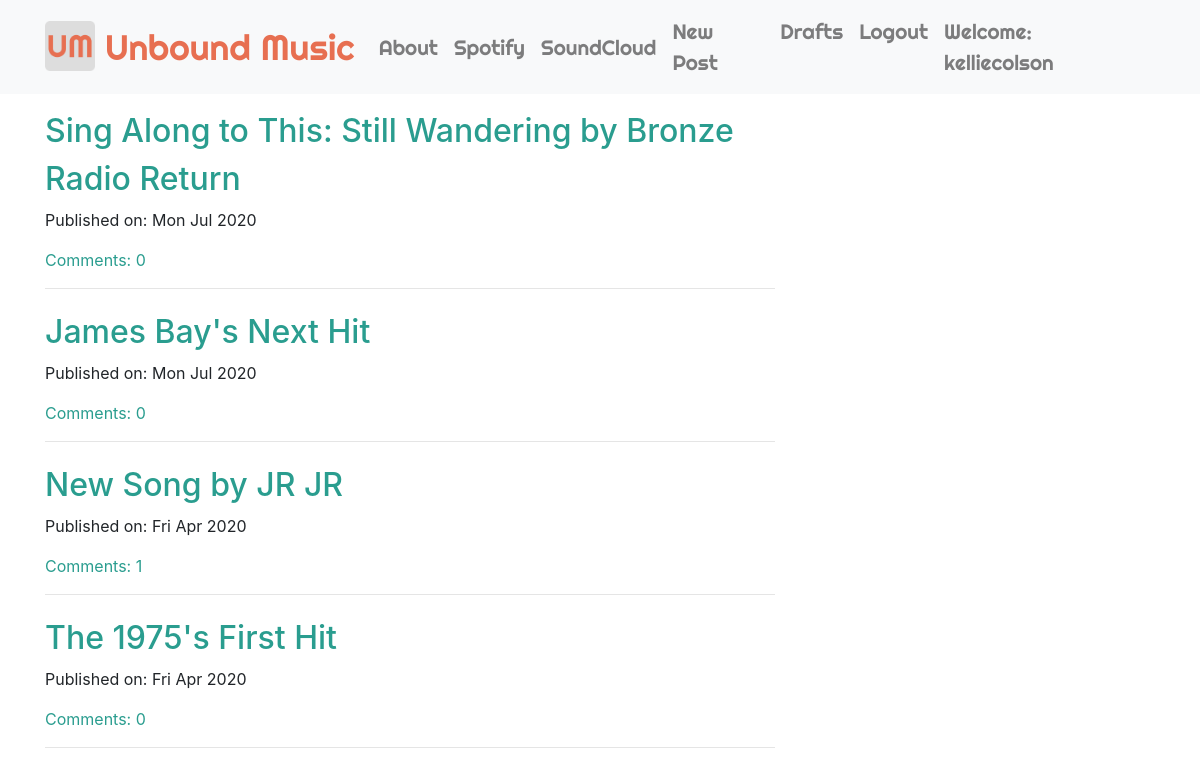
The app's page / (signed in) with its own data.
### blog/models.py (models this page shows, shortened)
class Post(models.Model):
    author = models.ForeignKey('auth.User', on_delete = models.CASCADE)
    title = models.CharField(max_length = 200)
    text = models.TextField()
    created_date = models.DateTimeField(default = timezone.now)
    published_date = models.DateTimeField(blank = True, null = True)
    iFrameURL = models.CharField(max_length = 200, null = True, blank = True)
    def approve_comments(self):
        return self.comments.filter(approved_comment = True)

### blog/views.py (the view)
# urls.py: url(r'^$', views.PostListView.as_view(), name = 'post_list'),
class PostListView(ListView):
    model = Post
    def get_queryset(self):
        return Post.objects.filter(published_date__lte = timezone.now()).order_by('-published_date')

### blog/templates/blog/post_list.html
{% extends "blog/base.html" %}
{% block content %}
<div class="centerstage">
  {% for post in post_list %}
    <div class="post">
      <h1><a class="postlisttitle" href="{% url 'post_detail' pk=post.pk %}">{{ post.title }}</a></h1>
      <div class="date">
        <p>Published on: {{post.published_date|date:"D M Y"}}</p>
      </div>
      <a class="postlistcomment" href="{% url 'post_detail' pk=post.pk %}">Comments: {{post.approve_comments.count}}</a>
      <hr>
    </div>
  {% endfor%}
</div>
{% endblock %}

### blog/templates/blog/base.html (shortened to what this page needs)
<!DOCTYPE html>
{% load static %}
<html lang="en" dir="ltr">
  <head>
    <link rel="stylesheet" href="https://stackpath.bootstrapcdn.com/bootstrap/4.4.1/css/bootstrap.min.css">
    <link rel="stylesheet" href="//cdn.jsdelivr.net/npm/medium-editor@latest/dist/css/medium-editor.min.css" type="text/css" media="screen" charset="utf-8">
    <link rel="stylesheet" href="{% static 'css/blog.css' %}">
  </head>
  <body>
    <nav class="navbar navbar-expand-lg navbar-light bg-light navfont custom-navbar">
      <div class="container">
        <a class="navbar-brand bigbrand" href="{% url 'post_list' %}">
            <img src="/static/images/android-chrome-512x512.png" width="50" height="50" class="d-inline-block align-top" alt="">
            Unbound Music
        </a>
        <div class="collapse navbar-collapse" id="navbarNavAltMarkup">
          <div class="navbar-nav">
            <a class="nav-item nav-link" href="{% url 'about'%}"> About </a>
            <a class="nav-item nav-link" target="_blank" href="https://www.spotify.com"> Spotify </a>
            <a class="nav-item nav-link" target="_blank" href="https://www.SoundCloud.com"> SoundCloud </a>
          </div>
          <div class="navbar-nav ml-auto">
            {% if user.is_authenticated %}
                <a class="nav-item nav-link" href="{% url 'post_new'%}"> New Post </a>
                <a class="nav-item nav-link" href="{% url 'post_draft_list'%}"> Drafts </a>
                <a class="nav-item nav-link" href="{% url 'logout'%}"> Logout </a>
                <a class="nav-item nav-link"> Welcome: {{user.username}} </a>
              {% else %}
                <a class='nav-item nav-link' href="{% url 'login' %}"> Login </span></a>
            {% endif %}
          </div>
        </div>
      </div>
    </nav>
    <div class="content container">
      <div class="row">
        <div class="col-md-8">
          <div class="blog_posts">
            {% block content%}
            {% endblock %}
          </div>
        </div>
      </div>
    </div>
  </body>
</html>

### blog/static/css/blog.css (style rules this page uses)
.navfont { font-family: 'Righteous', cursive; font-size: 1.3em; margin-bottom: 10px; color: #F4A261 !important; }
.bigbrand { font-size: 1.7em; color: #E76F51 !important; }
.centerstage { margin-left: auto; margin-right: auto; }
.postlisttitle { font-size: 0.8em; color: #2A9D8F; }
.postlistcomment { color: #2A9D8F; }

### records on screen
Post: title "Sing Along to This: Still Wandering by Bronze Radio Return", published_date "Mon Jul 2020", approve_comments.count "0"
Post: title "James Bay's Next Hit", published_date "Mon Jul 2020", approve_comments.count "0"
Post: title "New Song by JR JR", published_date "Fri Apr 2020", approve_comments.count "1"
Post: title "The 1975's First Hit", published_date "Fri Apr 2020", approve_comments.count "0"

### other values on screen
{{ user.username }} "kelliecolson"
